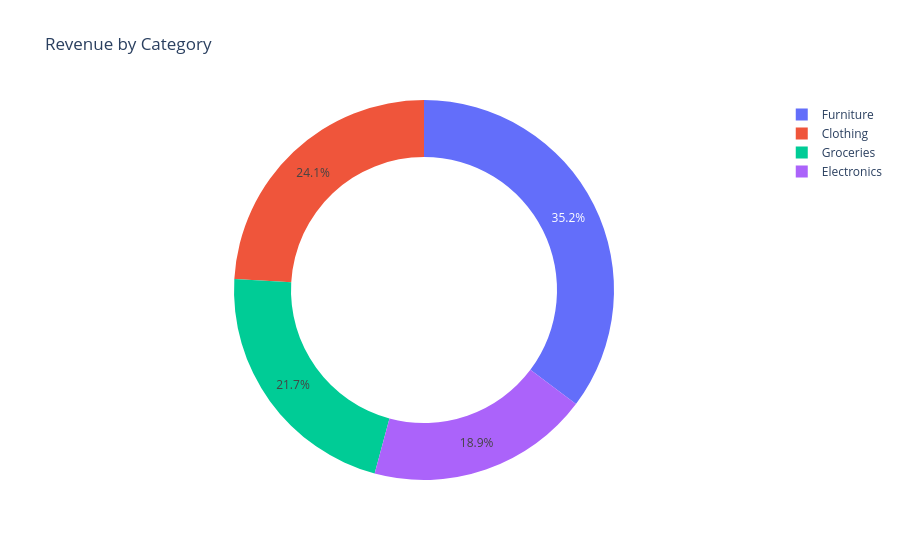

The notebook cell saved with this chart:
### Code cell
fig = px.pie(revenue_by_category, values='Revenue', names=revenue_by_category.index, title='Revenue by Category', hole=0.7)
fig.show()

### Figure 1 — Plotly figure (JSON) as saved in the notebook; plotly's stock layout.template omitted (floating-point values rounded to 4 significant figures)
{"data": [{"domain": {"x": [0, 1], "y": [0, 1]}, "hole": 0.7, "hovertemplate": "label=%{label}<br>Revenue=%{value}<extra></extra>", "labels": ["Clothing", "Electronics", "Furniture", "Groceries"], "legendgroup": "", "name": "", "showlegend": true, "type": "pie", "values": [18034, 14182, 26401, 16285]}], "layout": {"legend": {"tracegroupgap": 0}, "title": {"text": "Revenue by Category"}}}
